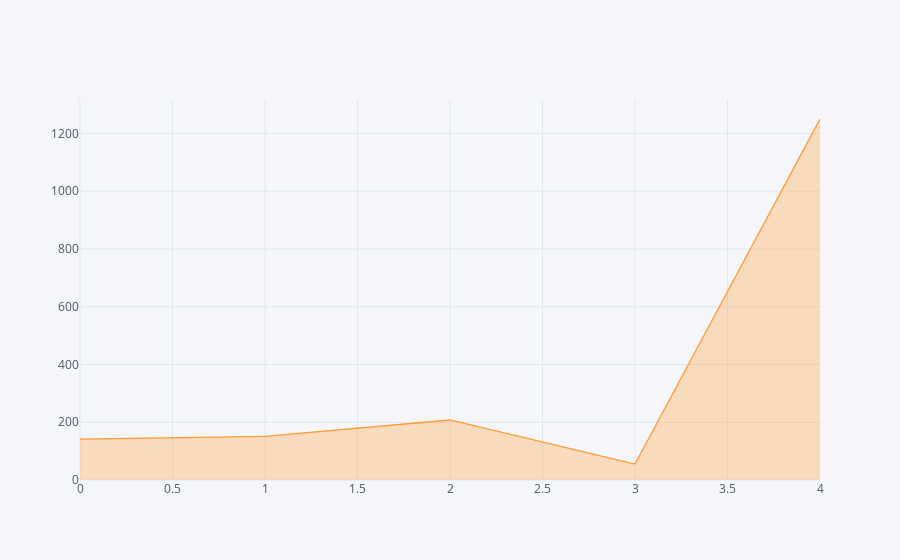

The notebook cell this image was saved under:
### Code cell
#Aquí nos lo grafica bien pero no muestra los labels, es mejor la opción de arriba  
all_data['2. price'].iplot(kind='area', fill=True, filename='cuflinks/stacked-area')

### Figure 1 — Plotly figure (JSON) as saved in the notebook; plotly's stock layout.template omitted (floating-point values rounded to 4 significant figures)
{"data": [{"fill": "tonexty", "fillcolor": "rgba(255, 153, 51, 0.3)", "line": {"color": "rgba(255, 153, 51, 1.0)", "dash": "solid", "shape": "linear", "width": 1.3}, "mode": "lines", "name": "2. price", "text": "", "type": "scatter", "uid": "ec359636-b1b5-11e9-a575-acbc328ea82f", "x": [0, 1, 2, 3, 4], "y": ["141.3800", "151.3400", "207.8500", "55.2900", "1250.1500"]}], "layout": {"legend": {"bgcolor": "#F5F6F9", "font": {"color": "#4D5663"}}, "paper_bgcolor": "#F5F6F9", "plot_bgcolor": "#F5F6F9", "titlefont": {"color": "#4D5663"}, "xaxis": {"gridcolor": "#E1E5ED", "showgrid": true, "tickfont": {"color": "#4D5663"}, "title": "", "titlefont": {"color": "#4D5663"}, "zerolinecolor": "#E1E5ED"}, "yaxis": {"gridcolor": "#E1E5ED", "showgrid": true, "tickfont": {"color": "#4D5663"}, "title": "", "titlefont": {"color": "#4D5663"}, "zerolinecolor": "#E1E5ED"}}}
